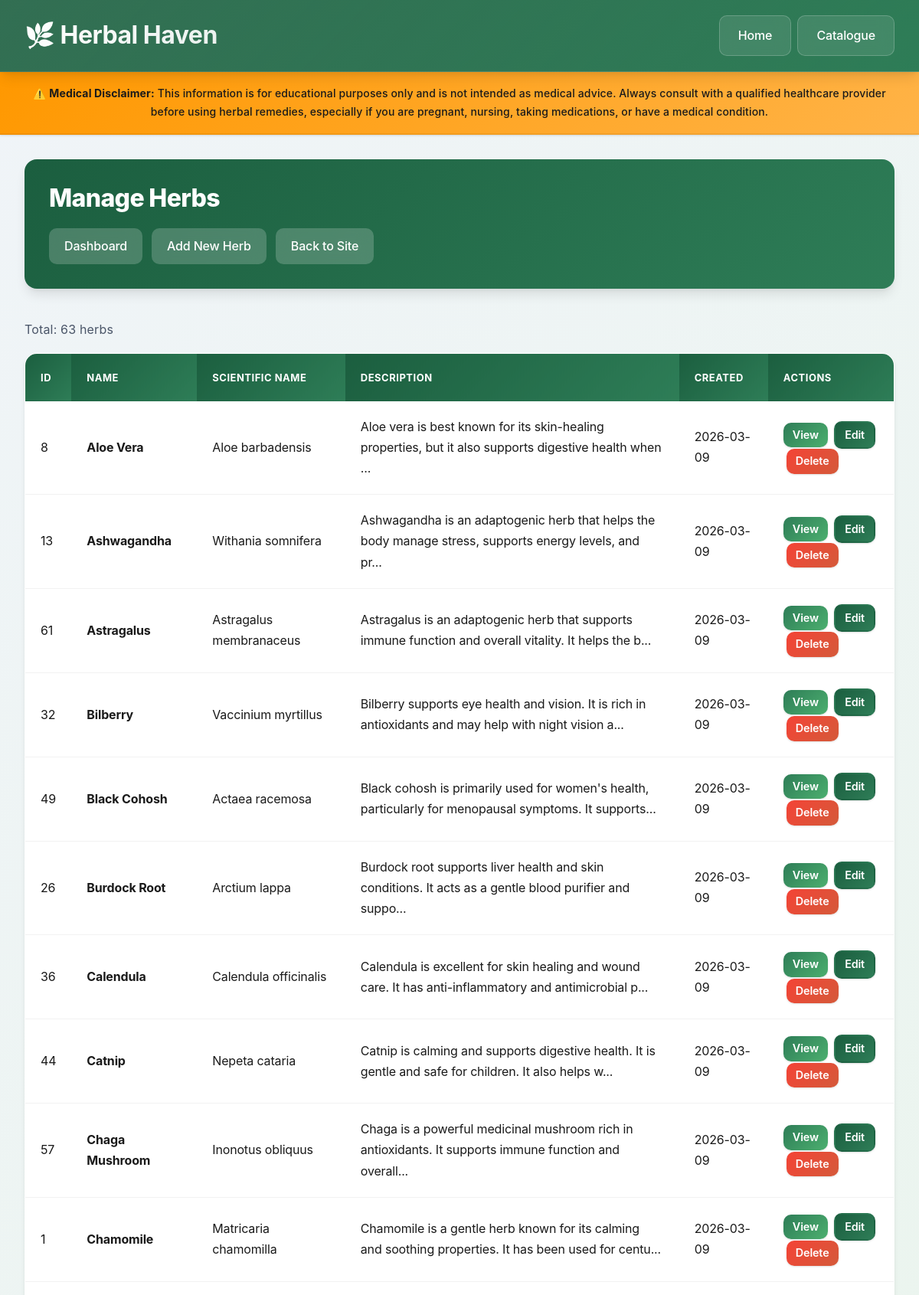
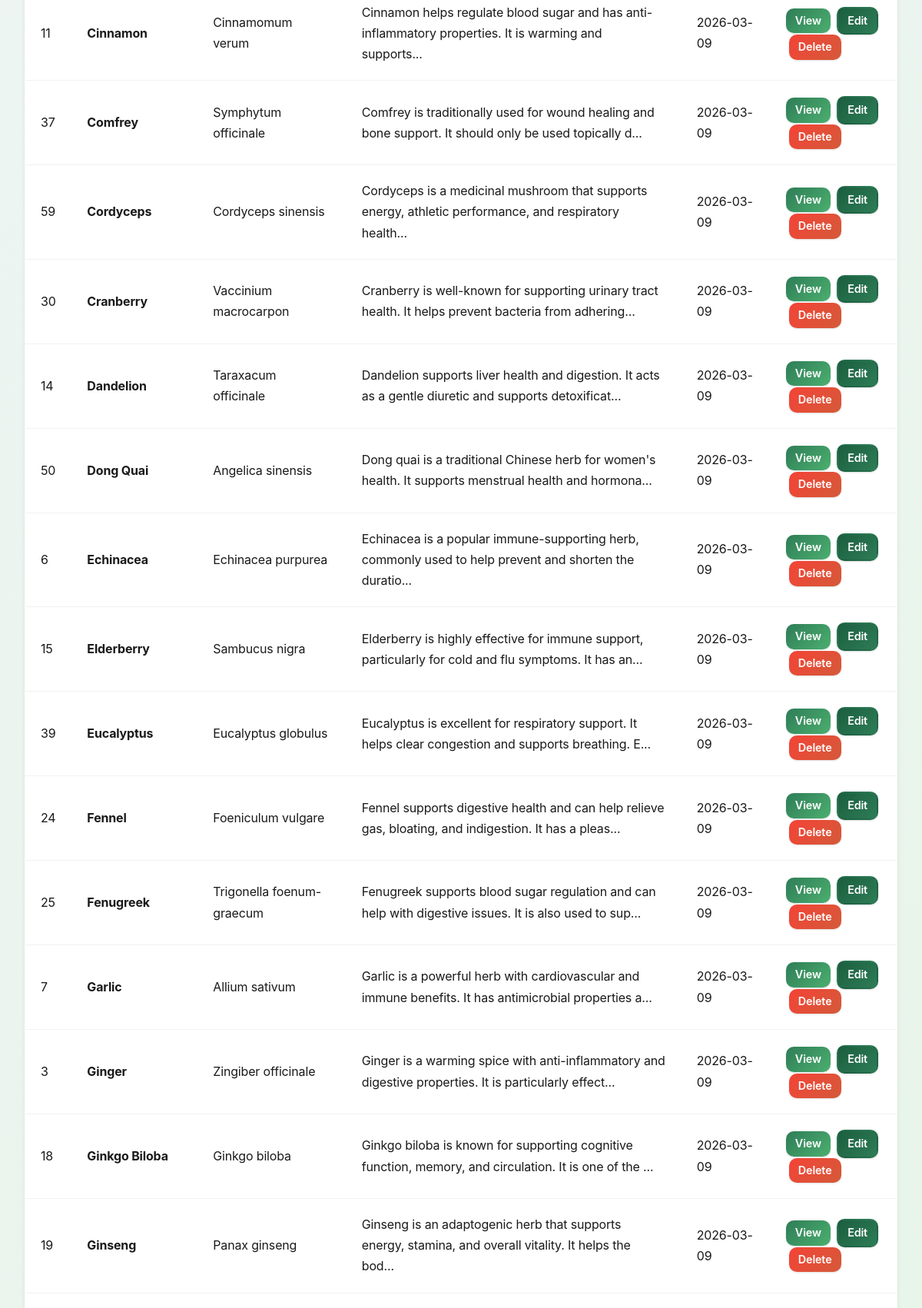
The app's page /admin/manage-herbs.php (upper part) with its own data (2 pictures, top to bottom).
### tables this page shows
CREATE TABLE IF NOT EXISTS herbs (
    id INT PRIMARY KEY AUTO_INCREMENT,
    name VARCHAR(100) NOT NULL,
    scientific_name VARCHAR(150),
    description TEXT,
    image_url VARCHAR(255),
    preparation_methods TEXT,
    dosage_info TEXT,
    safety_warnings TEXT,
    created_at TIMESTAMP DEFAULT CURRENT_TIMESTAMP,
    INDEX idx_name (name)
);

### admin/manage-herbs.php (the view, shortened to what this page needs)
<?php
require_once __DIR__ . '/../includes/header.php';
$db = getDB();
$stmt = $db->query("SELECT * FROM herbs ORDER BY name ASC");
$herbs = $stmt->fetchAll(PDO::FETCH_ASSOC);
?>
<div class="container">
    <div class="admin-header">
        <h1>Manage Herbs</h1>
        <div class="admin-nav">
            <a href="<?php echo SITE_URL; ?>/admin/index.php">Dashboard</a>
            <a href="<?php echo SITE_URL; ?>/admin/add-herb.php">Add New Herb</a>
            <a href="<?php echo SITE_URL; ?>/index.php">Back to Site</a>
        </div>
    </div>
    <div style="margin-bottom: 1rem;">
        <p style="color: var(--secondary-text);">
            Total: <?php echo count($herbs); ?> herb<?php echo count($herbs) !== 1 ? 's' : ''; ?>
        </p>
    </div>
    <table class="admin-table">
        <thead>
            <tr>
                <th>ID</th>
                <th>Name</th>
                <th>Scientific Name</th>
                <th>Description</th>
                <th>Created</th>
                <th>Actions</th>
            </tr>
        </thead>
        <tbody>
            <?php if (empty($herbs)): ?>
                <tr>
                    <td colspan="6" style="text-align: center; padding: 2rem; color: var(--secondary-text);">
                        No herbs found. <a href="<?php echo SITE_URL; ?>/admin/add-herb.php">Add your first herb</a>
                    </td>
                </tr>
            <?php else: ?>
                <?php foreach ($herbs as $herb): ?>
                    <tr>
                        <td><?php echo $herb['id']; ?></td>
                        <td><strong><?php echo htmlspecialchars($herb['name']); ?></strong></td>
                        <td><?php echo htmlspecialchars($herb['scientific_name']); ?></td>
                        <td><?php echo htmlspecialchars(substr($herb['description'], 0, 100)) . '...'; ?></td>
                        <td><?php echo date('Y-m-d', strtotime($herb['created_at'])); ?></td>
                        <td>
                            <a href="<?php echo SITE_URL; ?>/herb-detail.php?id=<?php echo $herb['id']; ?>"
                               class="btn btn-secondary"
                               style="padding: 0.25rem 0.75rem; font-size: 0.9rem; text-decoration: none;"
                               target="_blank">View</a>
                            <a href="<?php echo SITE_URL; ?>/admin/add-herb.php?edit=<?php echo $herb['id']; ?>"
                               class="btn btn-primary"
                               style="padding: 0.25rem 0.75rem; font-size: 0.9rem; text-decoration: none; margin-left: 0.25rem;">Edit</a>
                            <a href="<?php echo SITE_URL; ?>/admin/manage-herbs.php?delete=<?php echo $herb['id']; ?>"
                               class="btn btn-danger"
                               style="padding: 0.25rem 0.75rem; font-size: 0.9rem; text-decoration: none; margin-left: 0.25rem;"
                               onclick="return confirm('Are you sure you want to delete this herb? This action cannot be undone.');">Delete</a>
                        </td>
                    </tr>
                <?php endforeach; ?>
            <?php endif; ?>
        </tbody>
    </table>
</div>
<?php require_once __DIR__ . '/../includes/footer.php'; ?>

### css/style.css (style rules this page uses)
:root { --primary-green: #1B5E3F; --secondary-green: #2E7D57; --accent-green: #4CAF6F; --light-green: #E8F5E9; --bright-green: #66BB6A; --earth-brown: #8B6F47; --cream-beige: #F8F9FA; --white: #FFFFFF; --warning-orange: #FF9800; --alert-red: #F44336; --info-blue: #2196F3; --primary-text: #1A1A1A; --secondary-text: #4A5568; --light-text: #718096; --shadow-sm: 0 1px 3px rgba(0, 0, 0, 0.08), 0 1px 2px rgba(0, 0, 0, 0.06); --shadow-md: 0 4px 6px -1px rgba(0, 0, 0, 0.1), 0 2px 4px -1px rgba(0, 0, 0, 0.06); --shadow-lg: 0 10px 15px -3px rgba(0, 0, 0, 0.1), 0 4px 6px -2px rgba(0, 0, 0, 0.05); --shadow-xl: 0 20px 25px -5px rgba(0, 0, 0, 0.1), 0 10px 10px -5px rgba(0, 0, 0, 0.04); --shadow-2xl: 0 25px 50px -12px rgba(0, 0, 0, 0.25); --shadow-colored: 0 10px 30px -5px rgba(27, 94, 63, 0.3); --radius-sm: 6px; --radius-md: 10px; --radius-lg: 16px; --radius-xl: 24px; --radius-2xl: 32px; --radius-full: 9999px; --transition-fast: 150ms cubic-bezier(0.4, 0, 0.2, 1); --transition-base: 250ms cubic-bezier(0.4, 0, 0.2, 1); --transition-slow: 350ms cubic-bezier(0.4, 0, 0.2, 1); --transition-bounce: 400ms cubic-bezier(0.68, -0.55, 0.265, 1.55); --glass-bg: rgba(255, 255, 255, 0.7); --glass-border: rgba(255, 255, 255, 0.18); --glass-shadow: 0 8px 32px 0 rgba(31, 38, 135, 0.37); }
* { margin: 0; padding: 0; box-sizing: border-box; }
html { scroll-behavior: smooth; -webkit-text-size-adjust: 100%; -ms-text-size-adjust: 100%; }
body { font-family: -apple-system, BlinkMacSystemFont, 'Segoe UI', 'Roboto', 'Inter', 'Oxygen', 'Ubuntu', 'Cantarell', 'Fira Sans', 'Droid Sans', 'Helvetica Neue', sans-serif; line-height: 1.7; color: var(--primary-text); background: linear-gradient(135deg, #f0f4f8 0%, #e8f5e9 50%, #f1f8f4 100%); background-attachment: fixed; -webkit-font-smoothing: antialiased; -moz-osx-font-smoothing: grayscale; -webkit-tap-highlight-color: rgba(27, 94, 63, 0.15); touch-action: manipulation; font-size: 16px; letter-spacing: -0.01em; }
.container { max-width: 1200px; margin: 0 auto; padding: 0 clamp(1rem, 4vw, 2rem); }
.btn { display: inline-flex; align-items: center; justify-content: center; gap: 0.5rem; padding: 0.875rem 2rem; border: none; border-radius: var(--radius-md); font-size: 1rem; cursor: pointer; text-decoration: none; transition: all var(--transition-base); font-weight: 600; box-shadow: var(--shadow-sm); position: relative; overflow: hidden; }
.btn::before { content: ''; position: absolute; top: 50%; left: 50%; width: 0; height: 0; border-radius: 50%; background: rgba(255, 255, 255, 0.2); transform: translate(-50%, -50%); transition: width 0.6s, height 0.6s; }
.btn-primary { background: linear-gradient(135deg, var(--primary-green), var(--secondary-green)); color: var(--white); border: 2px solid transparent; }
.btn-secondary { background: linear-gradient(135deg, var(--secondary-green), var(--accent-green)); color: var(--white); }
.btn-danger { background: linear-gradient(135deg, var(--alert-red), #d45a3a); color: var(--white); }
.admin-header { background: linear-gradient(135deg, var(--primary-green), var(--secondary-green)); color: var(--white); padding: 2rem; border-radius: var(--radius-lg); margin-bottom: 2.5rem; box-shadow: var(--shadow-lg); }
.admin-header h1 { margin-bottom: 0.75rem; font-size: 2rem; font-weight: 800; }
.admin-nav { display: flex; gap: 0.75rem; margin-top: 1.25rem; flex-wrap: wrap; }
.admin-nav a { color: var(--white); text-decoration: none; padding: 0.625rem 1.25rem; background-color: rgba(255, 255, 255, 0.2); border-radius: var(--radius-md); transition: all var(--transition-base); font-weight: 500; backdrop-filter: blur(10px); }
.admin-table { width: 100%; border-collapse: collapse; background: var(--white); border-radius: var(--radius-lg); overflow: hidden; box-shadow: var(--shadow-md); margin-bottom: 2rem; border: 1px solid rgba(0, 0, 0, 0.05); }
.admin-table th { background: linear-gradient(135deg, var(--primary-green), var(--secondary-green)); color: var(--white); padding: 1.25rem; text-align: left; font-weight: 700; text-transform: uppercase; font-size: 0.8125rem; letter-spacing: 0.5px; }
.admin-table td { padding: 1.25rem; border-bottom: 1px solid rgba(0, 0, 0, 0.05); transition: background-color var(--transition-fast); }
a, button, input, select, textarea { transition: all var(--transition-base); }
h1, h2, h3, h4, h5, h6 { font-weight: 700; letter-spacing: -0.02em; line-height: 1.2; }
p { letter-spacing: 0.01em; }

### records on screen
herbs: id "8", name "Aloe Vera", scientific_name "Aloe barbadensis", description "Aloe vera is best known for its skin-healing properties, but it also supports digestive health when", created_at "2026-03-09"
herbs: id "13", name "Ashwagandha", scientific_name "Withania somnifera", description "Ashwagandha is an adaptogenic herb that helps the body manage stress, supports energy levels, and pr", created_at "2026-03-09"
herbs: id "61", name "Astragalus", scientific_name "Astragalus membranaceus", description "Astragalus is an adaptogenic herb that supports immune function and overall vitality. It helps the b", created_at "2026-03-09"
herbs: id "32", name "Bilberry", scientific_name "Vaccinium myrtillus", description "Bilberry supports eye health and vision. It is rich in antioxidants and may help with night vision a", created_at "2026-03-09"
herbs: id "49", name "Black Cohosh", scientific_name "Actaea racemosa", description "Black cohosh is primarily used for women's health, particularly for menopausal symptoms. It supports", created_at "2026-03-09"
herbs: id "26", name "Burdock Root", scientific_name "Arctium lappa", description "Burdock root supports liver health and skin conditions. It acts as a gentle blood purifier and suppo", created_at "2026-03-09"
herbs: id "36", name "Calendula", scientific_name "Calendula officinalis", description "Calendula is excellent for skin healing and wound care. It has anti-inflammatory and antimicrobial p", created_at "2026-03-09"
herbs: id "44", name "Catnip", scientific_name "Nepeta cataria", description "Catnip is calming and supports digestive health. It is gentle and safe for children. It also helps w", created_at "2026-03-09"
herbs: id "57", name "Chaga Mushroom", scientific_name "Inonotus obliquus", description "Chaga is a powerful medicinal mushroom rich in antioxidants. It supports immune function and overall", created_at "2026-03-09"
herbs: id "1", name "Chamomile", scientific_name "Matricaria chamomilla", description "Chamomile is a gentle herb known for its calming and soothing properties. It has been used for centu", created_at "2026-03-09"
herbs: id "11", name "Cinnamon", scientific_name "Cinnamomum verum", description "Cinnamon helps regulate blood sugar and has anti-inflammatory properties. It is warming and supports", created_at "2026-03-09"
herbs: id "37", name "Comfrey", scientific_name "Symphytum officinale", description "Comfrey is traditionally used for wound healing and bone support. It should only be used topically d", created_at "2026-03-09"
herbs: id "59", name "Cordyceps", scientific_name "Cordyceps sinensis", description "Cordyceps is a medicinal mushroom that supports energy, athletic performance, and respiratory health", created_at "2026-03-09"
herbs: id "30", name "Cranberry", scientific_name "Vaccinium macrocarpon", description "Cranberry is well-known for supporting urinary tract health. It helps prevent bacteria from adhering", created_at "2026-03-09"
herbs: id "14", name "Dandelion", scientific_name "Taraxacum officinale", description "Dandelion supports liver health and digestion. It acts as a gentle diuretic and supports detoxificat", created_at "2026-03-09"
herbs: id "50", name "Dong Quai", scientific_name "Angelica sinensis", description "Dong quai is a traditional Chinese herb for women's health. It supports menstrual health and hormona", created_at "2026-03-09"
herbs: id "6", name "Echinacea", scientific_name "Echinacea purpurea", description "Echinacea is a popular immune-supporting herb, commonly used to help prevent and shorten the duratio", created_at "2026-03-09"
herbs: id "15", name "Elderberry", scientific_name "Sambucus nigra", description "Elderberry is highly effective for immune support, particularly for cold and flu symptoms. It has an", created_at "2026-03-09"
herbs: id "39", name "Eucalyptus", scientific_name "Eucalyptus globulus", description "Eucalyptus is excellent for respiratory support. It helps clear congestion and supports breathing. E", created_at "2026-03-09"
herbs: id "24", name "Fennel", scientific_name "Foeniculum vulgare", description "Fennel supports digestive health and can help relieve gas, bloating, and indigestion. It has a pleas", created_at "2026-03-09"
herbs: id "25", name "Fenugreek", scientific_name "Trigonella foenum-graecum", description "Fenugreek supports blood sugar regulation and can help with digestive issues. It is also used to sup", created_at "2026-03-09"
herbs: id "7", name "Garlic", scientific_name "Allium sativum", description "Garlic is a powerful herb with cardiovascular and immune benefits. It has antimicrobial properties a", created_at "2026-03-09"
herbs: id "3", name "Ginger", scientific_name "Zingiber officinale", description "Ginger is a warming spice with anti-inflammatory and digestive properties. It is particularly effect", created_at "2026-03-09"
herbs: id "18", name "Ginkgo Biloba", scientific_name "Ginkgo biloba", description "Ginkgo biloba is known for supporting cognitive function, memory, and circulation. It is one of the", created_at "2026-03-09"
herbs: id "19", name "Ginseng", scientific_name "Panax ginseng", description "Ginseng is an adaptogenic herb that supports energy, stamina, and overall vitality. It helps the bod", created_at "2026-03-09"

### other values on screen
count($herbs) "63"
